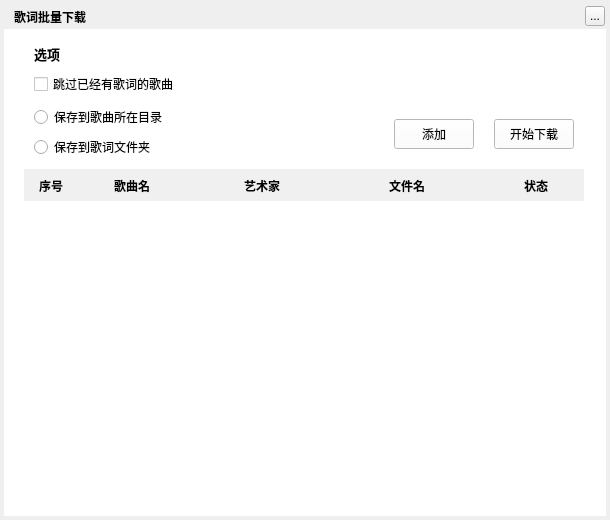
<?xml version="1.0" encoding="UTF-8"?>
<ui version="4.0">
 <class>MusicLrcDownloadBatchWidget</class>
 <widget class="QWidget" name="MusicLrcDownloadBatchWidget">
  <property name="geometry">
   <rect>
    <x>0</x>
    <y>0</y>
    <width>610</width>
    <height>520</height>
   </rect>
  </property>
  <property name="windowTitle">
   <string>歌词批量下载</string>
  </property>
  <widget class="QLabel" name="background">
   <property name="geometry">
    <rect>
     <x>4</x>
     <y>4</y>
     <width>602</width>
     <height>512</height>
    </rect>
   </property>
   <property name="text">
    <string/>
   </property>
  </widget>
  <widget class="QLabel" name="topTitleName">
   <property name="geometry">
    <rect>
     <x>14</x>
     <y>4</y>
     <width>170</width>
     <height>25</height>
    </rect>
   </property>
   <property name="styleSheet">
    <string notr="true">color:&quot;#FFFFFF&quot;;font-weight:bold</string>
   </property>
   <property name="text">
    <string>歌词批量下载</string>
   </property>
  </widget>
  <widget class="QToolButton" name="topTitleCloseButton">
   <property name="geometry">
    <rect>
     <x>585</x>
     <y>6</y>
     <width>20</width>
     <height>20</height>
    </rect>
   </property>
   <property name="text">
    <string>...</string>
   </property>
  </widget>
  <widget class="QWidget" name="backgroundMask" native="true">
   <property name="geometry">
    <rect>
     <x>4</x>
     <y>29</y>
     <width>602</width>
     <height>487</height>
    </rect>
   </property>
   <property name="styleSheet">
    <string notr="true">background:white;</string>
   </property>
   <widget class="QPushButton" name="addButton">
    <property name="geometry">
     <rect>
      <x>390</x>
      <y>90</y>
      <width>80</width>
      <height>30</height>
     </rect>
    </property>
    <property name="cursor">
     <cursorShape>PointingHandCursor</cursorShape>
    </property>
    <property name="text">
     <string>添加</string>
    </property>
   </widget>
   <widget class="QLabel" name="optionInfoWidget">
    <property name="geometry">
     <rect>
      <x>30</x>
      <y>15</y>
      <width>60</width>
      <height>20</height>
     </rect>
    </property>
    <property name="styleSheet">
     <string notr="true">background-color:transparent;
font-size:13px;
font-weight:bold;</string>
    </property>
    <property name="text">
     <string>选项</string>
    </property>
   </widget>
   <widget class="QCheckBox" name="skipAlreadyLrcCheckBox">
    <property name="geometry">
     <rect>
      <x>30</x>
      <y>45</y>
      <width>220</width>
      <height>20</height>
     </rect>
    </property>
    <property name="text">
     <string>跳过已经有歌词的歌曲</string>
    </property>
   </widget>
   <widget class="QRadioButton" name="saveToLrcDirRadioBox">
    <property name="geometry">
     <rect>
      <x>30</x>
      <y>110</y>
      <width>220</width>
      <height>16</height>
     </rect>
    </property>
    <property name="text">
     <string>保存到歌词文件夹</string>
    </property>
   </widget>
   <widget class="QRadioButton" name="saveToCurrentDirRadioBox">
    <property name="geometry">
     <rect>
      <x>30</x>
      <y>80</y>
      <width>220</width>
      <height>16</height>
     </rect>
    </property>
    <property name="text">
     <string>保存到歌曲所在目录</string>
    </property>
   </widget>
   <widget class="MusicLrcDownloadBatchTableWidget" name="tableWidget" native="true">
    <property name="geometry">
     <rect>
      <x>20</x>
      <y>172</y>
      <width>560</width>
      <height>300</height>
     </rect>
    </property>
   </widget>
   <widget class="QPushButton" name="downloadButton">
    <property name="geometry">
     <rect>
      <x>490</x>
      <y>90</y>
      <width>80</width>
      <height>30</height>
     </rect>
    </property>
    <property name="cursor">
     <cursorShape>PointingHandCursor</cursorShape>
    </property>
    <property name="text">
     <string>开始下载</string>
    </property>
   </widget>
   <widget class="QLabel" name="label_song">
    <property name="geometry">
     <rect>
      <x>110</x>
      <y>147</y>
      <width>41</width>
      <height>20</height>
     </rect>
    </property>
    <property name="styleSheet">
     <string notr="true">font-weight:bold;background:rgb(240,240,240)</string>
    </property>
    <property name="text">
     <string>歌曲名</string>
    </property>
   </widget>
   <widget class="QLabel" name="label_status">
    <property name="geometry">
     <rect>
      <x>520</x>
      <y>147</y>
      <width>43</width>
      <height>20</height>
     </rect>
    </property>
    <property name="styleSheet">
     <string notr="true">font-weight:bold;background:rgb(240,240,240)</string>
    </property>
    <property name="text">
     <string>状态</string>
    </property>
    <property name="alignment">
     <set>Qt::AlignLeading|Qt::AlignLeft|Qt::AlignVCenter</set>
    </property>
   </widget>
   <widget class="QLabel" name="functionBottomLabel">
    <property name="geometry">
     <rect>
      <x>20</x>
      <y>140</y>
      <width>560</width>
      <height>32</height>
     </rect>
    </property>
    <property name="styleSheet">
     <string notr="true">background:rgb(240,240,240)</string>
    </property>
   </widget>
   <widget class="QLabel" name="label_art">
    <property name="geometry">
     <rect>
      <x>240</x>
      <y>147</y>
      <width>41</width>
      <height>20</height>
     </rect>
    </property>
    <property name="styleSheet">
     <string notr="true">font-weight:bold;background:rgb(240,240,240)</string>
    </property>
    <property name="text">
     <string>艺术家</string>
    </property>
   </widget>
   <widget class="QLabel" name="label_index">
    <property name="geometry">
     <rect>
      <x>35</x>
      <y>147</y>
      <width>41</width>
      <height>20</height>
     </rect>
    </property>
    <property name="styleSheet">
     <string notr="true">font-weight:bold;background:rgb(240,240,240)</string>
    </property>
    <property name="text">
     <string>序号</string>
    </property>
   </widget>
   <widget class="QLabel" name="label_path">
    <property name="geometry">
     <rect>
      <x>385</x>
      <y>147</y>
      <width>55</width>
      <height>20</height>
     </rect>
    </property>
    <property name="styleSheet">
     <string notr="true">font-weight:bold;background:rgb(240,240,240)</string>
    </property>
    <property name="text">
     <string>文件名</string>
    </property>
   </widget>
   <widget class="MusicSongItemSelectedAreaWidget" name="selectedAreaWidget" native="true">
    <property name="geometry">
     <rect>
      <x>395</x>
      <y>40</y>
      <width>175</width>
      <height>25</height>
     </rect>
    </property>
   </widget>
   <zorder>addButton</zorder>
   <zorder>optionInfoWidget</zorder>
   <zorder>skipAlreadyLrcCheckBox</zorder>
   <zorder>saveToLrcDirRadioBox</zorder>
   <zorder>saveToCurrentDirRadioBox</zorder>
   <zorder>tableWidget</zorder>
   <zorder>downloadButton</zorder>
   <zorder>functionBottomLabel</zorder>
   <zorder>label_art</zorder>
   <zorder>label_song</zorder>
   <zorder>label_status</zorder>
   <zorder>label_index</zorder>
   <zorder>label_path</zorder>
   <zorder>selectedAreaWidget</zorder>
  </widget>
  <zorder>background</zorder>
  <zorder>backgroundMask</zorder>
  <zorder>topTitleName</zorder>
  <zorder>topTitleCloseButton</zorder>
 </widget>
 <customwidgets>
  <customwidget>
   <class>MusicLrcDownloadBatchTableWidget</class>
   <extends>QWidget</extends>
   <header>musiclrcdownloadbatchwidget.h</header>
   <container>1</container>
  </customwidget>
  <customwidget>
   <class>MusicSongItemSelectedAreaWidget</class>
   <extends>QWidget</extends>
   <header>musicsongitemselectedareawidget.h</header>
   <container>1</container>
  </customwidget>
 </customwidgets>
 <resources/>
 <connections/>
</ui>
